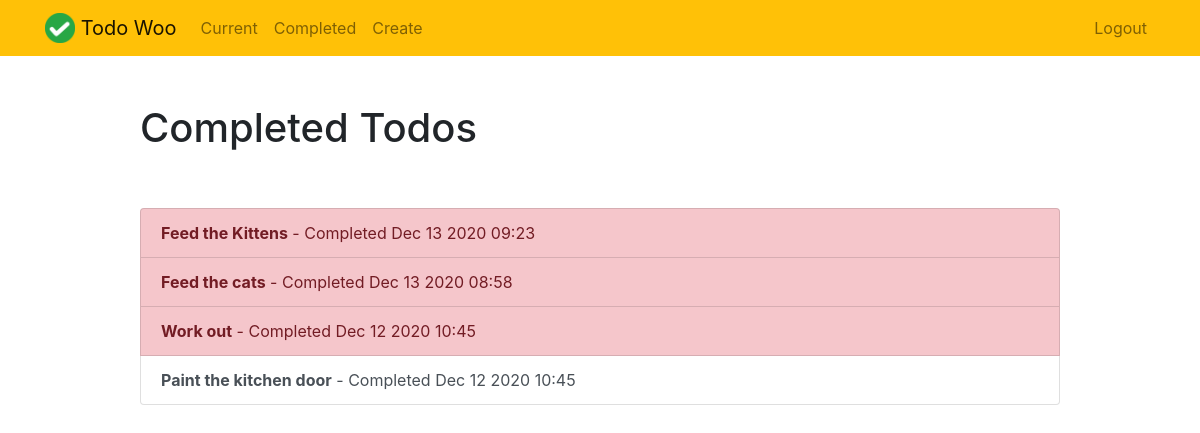
Screenshot of /completed/ (signed in) with the database file from the repository.
### todo/models.py (models this page shows, shortened)
class Todo(models.Model):
    title = models.CharField(max_length=100)
    memo = models.TextField(blank=True)
    created = models.DateTimeField(auto_now_add=True)
    datecompleted = models.DateTimeField(null=True, blank=True)
    important = models.BooleanField(default=True)
    user = models.ForeignKey(User, on_delete=models.CASCADE)

### todo/views.py (the view)
# urls.py: path('completed/', views.completedtodos, name='completedtodos'),
@login_required
def completedtodos(request):
    todos = Todo.objects.filter(user=request.user, datecompleted__isnull=False).order_by('-datecompleted')
    return render(request, 'todo/completedtodos.html', {'todos':todos})

### todo/templates/todo/completedtodos.html
{% extends "todo/base.html" %}
{% block content %}
    <div class="row justify-content-center mt-5">
        <div class="col-md-10">
            <h1>Completed Todos</h1>
        </div>
    </div>
    <div class="row justify-content-center mt-5">
        <div class="col-md-10">
            <div class="list-group">
                {% for todo in todos %}
                    <a href="{% url 'viewtodo' todo.id %}" class="list-group-item list-group-item-action{% if todo.important %} list-group-item-danger{% endif %}"><b>{{ todo.title }}</b> - Completed {{ todo.datecompleted|date:'M j Y H:i' }}</a>
                {% endfor %}
            </div>
        </div>
    </div>
{% endblock %}

### rows the page displays
Todo: title "Feed the Kittens", datecompleted "Dec 13 2020 09:23"
Todo: title "Feed the cats", datecompleted "Dec 13 2020 08:58"
Todo: title "Work out", datecompleted "Dec 12 2020 10:45"
Todo: title "Paint the kitchen door", datecompleted "Dec 12 2020 10:45"
